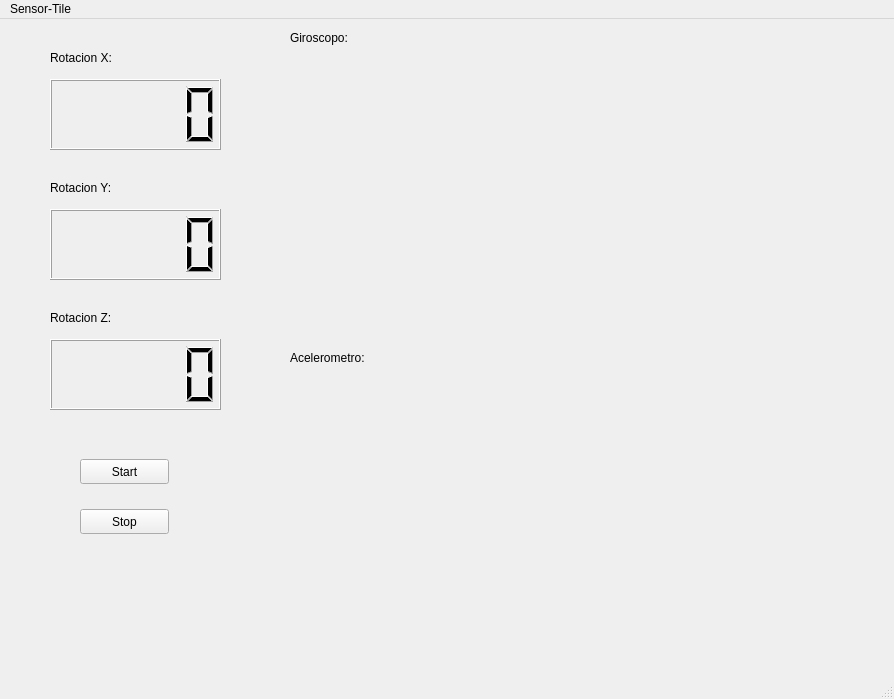
<?xml version="1.0" encoding="UTF-8"?>
<ui version="4.0">
 <class>MainWindow</class>
 <widget class="QMainWindow" name="MainWindow">
  <property name="geometry">
   <rect>
    <x>0</x>
    <y>0</y>
    <width>894</width>
    <height>699</height>
   </rect>
  </property>
  <property name="windowTitle">
   <string>MainWindow</string>
  </property>
  <widget class="QWidget" name="centralwidget">
   <widget class="QPushButton" name="pushButton">
    <property name="geometry">
     <rect>
      <x>80</x>
      <y>440</y>
      <width>89</width>
      <height>25</height>
     </rect>
    </property>
    <property name="text">
     <string>Start</string>
    </property>
   </widget>
   <widget class="QPushButton" name="pushButton_2">
    <property name="geometry">
     <rect>
      <x>80</x>
      <y>490</y>
      <width>89</width>
      <height>25</height>
     </rect>
    </property>
    <property name="text">
     <string>Stop</string>
    </property>
   </widget>
   <widget class="QLCDNumber" name="lcdNumber">
    <property name="geometry">
     <rect>
      <x>50</x>
      <y>60</y>
      <width>171</width>
      <height>71</height>
     </rect>
    </property>
   </widget>
   <widget class="QCustomPlot" name="customPlot" native="true">
    <property name="geometry">
     <rect>
      <x>290</x>
      <y>30</y>
      <width>531</width>
      <height>291</height>
     </rect>
    </property>
   </widget>
   <widget class="QLCDNumber" name="lcdNumber_2">
    <property name="geometry">
     <rect>
      <x>50</x>
      <y>190</y>
      <width>171</width>
      <height>71</height>
     </rect>
    </property>
   </widget>
   <widget class="QLCDNumber" name="lcdNumber_3">
    <property name="geometry">
     <rect>
      <x>50</x>
      <y>320</y>
      <width>171</width>
      <height>71</height>
     </rect>
    </property>
   </widget>
   <widget class="QCustomPlot" name="customPlot_2" native="true">
    <property name="geometry">
     <rect>
      <x>290</x>
      <y>360</y>
      <width>531</width>
      <height>291</height>
     </rect>
    </property>
   </widget>
   <widget class="QLabel" name="label">
    <property name="geometry">
     <rect>
      <x>50</x>
      <y>30</y>
      <width>81</width>
      <height>17</height>
     </rect>
    </property>
    <property name="text">
     <string>Rotacion X:</string>
    </property>
   </widget>
   <widget class="QLabel" name="label_2">
    <property name="geometry">
     <rect>
      <x>50</x>
      <y>160</y>
      <width>81</width>
      <height>17</height>
     </rect>
    </property>
    <property name="text">
     <string>Rotacion Y:</string>
    </property>
   </widget>
   <widget class="QLabel" name="label_3">
    <property name="geometry">
     <rect>
      <x>50</x>
      <y>290</y>
      <width>81</width>
      <height>17</height>
     </rect>
    </property>
    <property name="text">
     <string>Rotacion Z:</string>
    </property>
   </widget>
   <widget class="QLabel" name="label_4">
    <property name="geometry">
     <rect>
      <x>290</x>
      <y>10</y>
      <width>81</width>
      <height>17</height>
     </rect>
    </property>
    <property name="text">
     <string>Giroscopo:</string>
    </property>
   </widget>
   <widget class="QLabel" name="label_5">
    <property name="geometry">
     <rect>
      <x>290</x>
      <y>330</y>
      <width>101</width>
      <height>17</height>
     </rect>
    </property>
    <property name="text">
     <string>Acelerometro:</string>
    </property>
   </widget>
  </widget>
  <widget class="QMenuBar" name="menubar">
   <property name="geometry">
    <rect>
     <x>0</x>
     <y>0</y>
     <width>894</width>
     <height>22</height>
    </rect>
   </property>
   <widget class="QMenu" name="menuSensor_Tile">
    <property name="title">
     <string>Sensor-Tile</string>
    </property>
   </widget>
   <addaction name="menuSensor_Tile"/>
  </widget>
  <widget class="QStatusBar" name="statusbar"/>
 </widget>
 <customwidgets>
  <customwidget>
   <class>QCustomPlot</class>
   <extends>QWidget</extends>
   <header>../../qcustomplot.h</header>
   <container>1</container>
  </customwidget>
 </customwidgets>
 <resources/>
 <connections/>
</ui>
